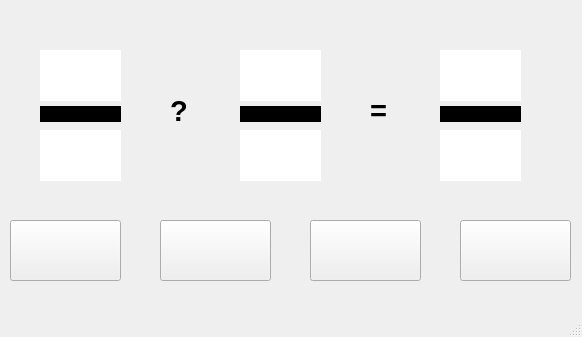
<?xml version="1.0" encoding="UTF-8"?>
<ui version="4.0">
 <class>MainWindow</class>
 <widget class="QMainWindow" name="MainWindow">
  <property name="geometry">
   <rect>
    <x>0</x>
    <y>0</y>
    <width>582</width>
    <height>337</height>
   </rect>
  </property>
  <property name="windowTitle">
   <string>MainWindow</string>
  </property>
  <widget class="QWidget" name="centralwidget">
   <widget class="QLabel" name="label">
    <property name="geometry">
     <rect>
      <x>40</x>
      <y>50</y>
      <width>81</width>
      <height>51</height>
     </rect>
    </property>
    <property name="styleSheet">
     <string notr="true">background-color: rgb(255, 255, 255);</string>
    </property>
    <property name="text">
     <string/>
    </property>
   </widget>
   <widget class="QLabel" name="label_2">
    <property name="geometry">
     <rect>
      <x>40</x>
      <y>130</y>
      <width>81</width>
      <height>51</height>
     </rect>
    </property>
    <property name="styleSheet">
     <string notr="true">background-color: rgb(255, 255, 255);</string>
    </property>
    <property name="text">
     <string/>
    </property>
   </widget>
   <widget class="QLabel" name="label_3">
    <property name="geometry">
     <rect>
      <x>40</x>
      <y>106</y>
      <width>81</width>
      <height>16</height>
     </rect>
    </property>
    <property name="font">
     <font>
      <pointsize>6</pointsize>
     </font>
    </property>
    <property name="styleSheet">
     <string notr="true">background-color: rgb(0, 0, 0);</string>
    </property>
    <property name="text">
     <string>TextLabel</string>
    </property>
   </widget>
   <widget class="QLabel" name="label_4">
    <property name="geometry">
     <rect>
      <x>240</x>
      <y>130</y>
      <width>81</width>
      <height>51</height>
     </rect>
    </property>
    <property name="styleSheet">
     <string notr="true">background-color: rgb(255, 255, 255);</string>
    </property>
    <property name="text">
     <string/>
    </property>
   </widget>
   <widget class="QLabel" name="label_5">
    <property name="geometry">
     <rect>
      <x>240</x>
      <y>106</y>
      <width>81</width>
      <height>16</height>
     </rect>
    </property>
    <property name="font">
     <font>
      <pointsize>6</pointsize>
     </font>
    </property>
    <property name="styleSheet">
     <string notr="true">background-color: rgb(0, 0, 0);</string>
    </property>
    <property name="text">
     <string>TextLabel</string>
    </property>
   </widget>
   <widget class="QLabel" name="label_6">
    <property name="geometry">
     <rect>
      <x>240</x>
      <y>50</y>
      <width>81</width>
      <height>51</height>
     </rect>
    </property>
    <property name="styleSheet">
     <string notr="true">background-color: rgb(255, 255, 255);</string>
    </property>
    <property name="text">
     <string/>
    </property>
   </widget>
   <widget class="QLabel" name="label_7">
    <property name="geometry">
     <rect>
      <x>440</x>
      <y>130</y>
      <width>81</width>
      <height>51</height>
     </rect>
    </property>
    <property name="styleSheet">
     <string notr="true">background-color: rgb(255, 255, 255);</string>
    </property>
    <property name="text">
     <string/>
    </property>
   </widget>
   <widget class="QLabel" name="label_8">
    <property name="geometry">
     <rect>
      <x>440</x>
      <y>106</y>
      <width>81</width>
      <height>16</height>
     </rect>
    </property>
    <property name="font">
     <font>
      <pointsize>6</pointsize>
     </font>
    </property>
    <property name="styleSheet">
     <string notr="true">background-color: rgb(0, 0, 0);</string>
    </property>
    <property name="text">
     <string>TextLabel</string>
    </property>
   </widget>
   <widget class="QLabel" name="label_9">
    <property name="geometry">
     <rect>
      <x>440</x>
      <y>50</y>
      <width>81</width>
      <height>51</height>
     </rect>
    </property>
    <property name="styleSheet">
     <string notr="true">background-color: rgb(255, 255, 255);</string>
    </property>
    <property name="text">
     <string/>
    </property>
   </widget>
   <widget class="QLabel" name="label_10">
    <property name="geometry">
     <rect>
      <x>170</x>
      <y>90</y>
      <width>55</width>
      <height>41</height>
     </rect>
    </property>
    <property name="font">
     <font>
      <pointsize>22</pointsize>
      <weight>75</weight>
      <bold>true</bold>
     </font>
    </property>
    <property name="text">
     <string>?</string>
    </property>
   </widget>
   <widget class="QLabel" name="label_11">
    <property name="geometry">
     <rect>
      <x>370</x>
      <y>90</y>
      <width>55</width>
      <height>41</height>
     </rect>
    </property>
    <property name="font">
     <font>
      <pointsize>22</pointsize>
      <weight>75</weight>
      <bold>true</bold>
     </font>
    </property>
    <property name="text">
     <string>=</string>
    </property>
   </widget>
   <widget class="QPushButton" name="pushButton">
    <property name="geometry">
     <rect>
      <x>10</x>
      <y>220</y>
      <width>111</width>
      <height>61</height>
     </rect>
    </property>
    <property name="text">
     <string/>
    </property>
    <property name="icon">
     <iconset>
      <normaloff>../images/134224_add_plus_new_icon.png</normaloff>../images/134224_add_plus_new_icon.png</iconset>
    </property>
   </widget>
   <widget class="QPushButton" name="pushButton_2">
    <property name="geometry">
     <rect>
      <x>160</x>
      <y>220</y>
      <width>111</width>
      <height>61</height>
     </rect>
    </property>
    <property name="text">
     <string/>
    </property>
    <property name="icon">
     <iconset>
      <normaloff>../images/211863_minus_round_icon.png</normaloff>../images/211863_minus_round_icon.png</iconset>
    </property>
   </widget>
   <widget class="QPushButton" name="pushButton_3">
    <property name="geometry">
     <rect>
      <x>310</x>
      <y>220</y>
      <width>111</width>
      <height>61</height>
     </rect>
    </property>
    <property name="text">
     <string/>
    </property>
    <property name="icon">
     <iconset>
      <normaloff>../images/6637759_close_delete_multiply_remove_icon.png</normaloff>../images/6637759_close_delete_multiply_remove_icon.png</iconset>
    </property>
   </widget>
   <widget class="QPushButton" name="pushButton_4">
    <property name="geometry">
     <rect>
      <x>460</x>
      <y>220</y>
      <width>111</width>
      <height>61</height>
     </rect>
    </property>
    <property name="text">
     <string/>
    </property>
    <property name="icon">
     <iconset>
      <normaloff>../images/8665252_divide_icon.png</normaloff>../images/8665252_divide_icon.png</iconset>
    </property>
   </widget>
  </widget>
  <widget class="QStatusBar" name="statusbar"/>
 </widget>
 <resources/>
 <connections/>
</ui>
